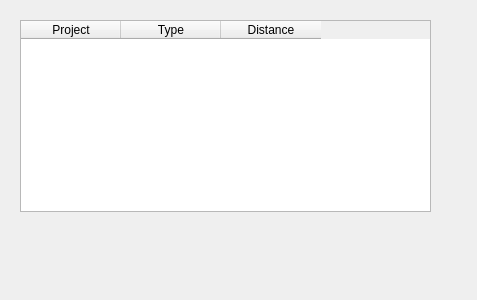
<?xml version="1.0" encoding="UTF-8"?>
<ui version="4.0">
 <class>dlgImpacts</class>
 <widget class="QDialog" name="dlgImpacts">
  <property name="geometry">
   <rect>
    <x>0</x>
    <y>0</y>
    <width>477</width>
    <height>300</height>
   </rect>
  </property>
  <property name="windowTitle">
   <string>Dialog</string>
  </property>
  <widget class="QTableWidget" name="tblImpacts">
   <property name="geometry">
    <rect>
     <x>20</x>
     <y>20</y>
     <width>411</width>
     <height>192</height>
    </rect>
   </property>
   <property name="alternatingRowColors">
    <bool>true</bool>
   </property>
   <column>
    <property name="text">
     <string>Project</string>
    </property>
   </column>
   <column>
    <property name="text">
     <string>Type</string>
    </property>
   </column>
   <column>
    <property name="text">
     <string>Distance</string>
    </property>
   </column>
  </widget>
 </widget>
 <resources/>
 <connections/>
</ui>
